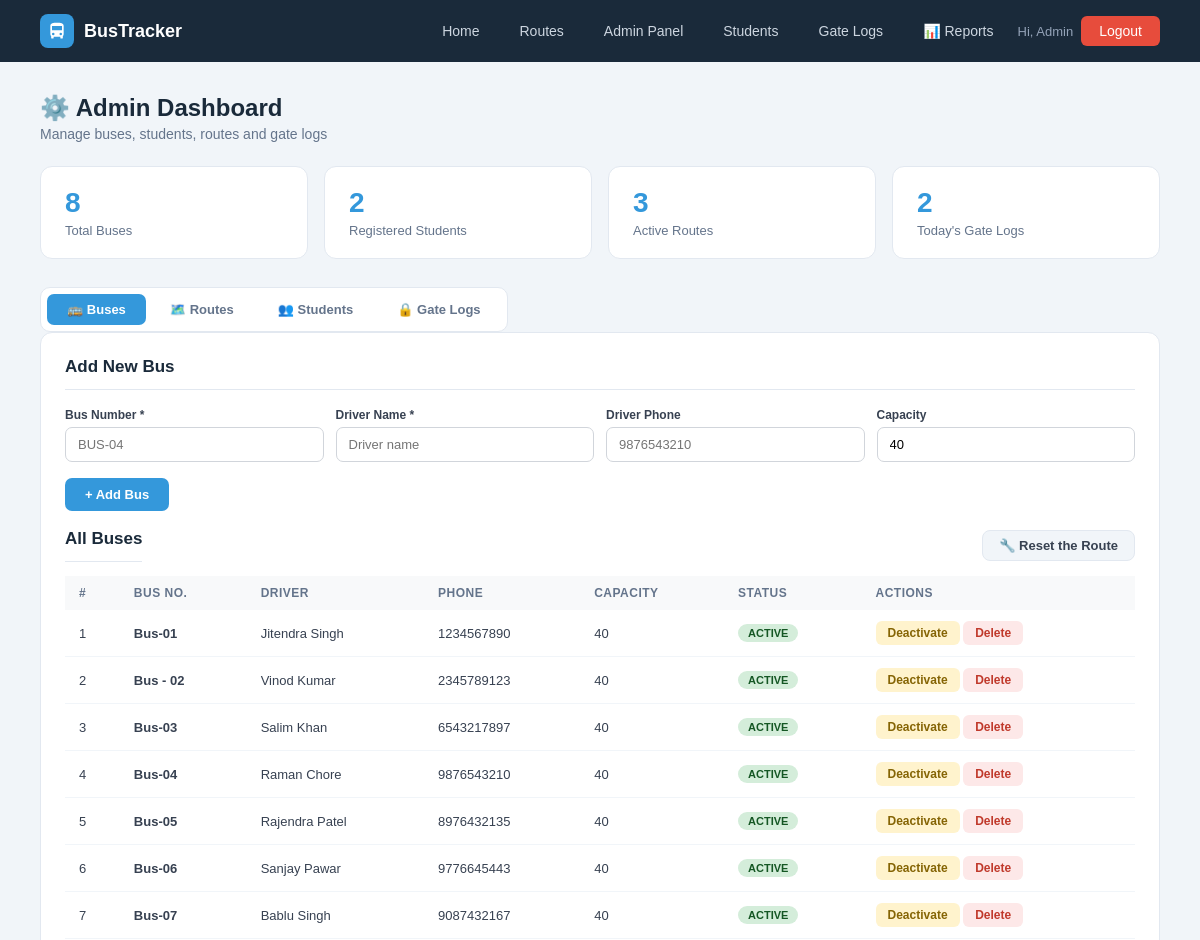
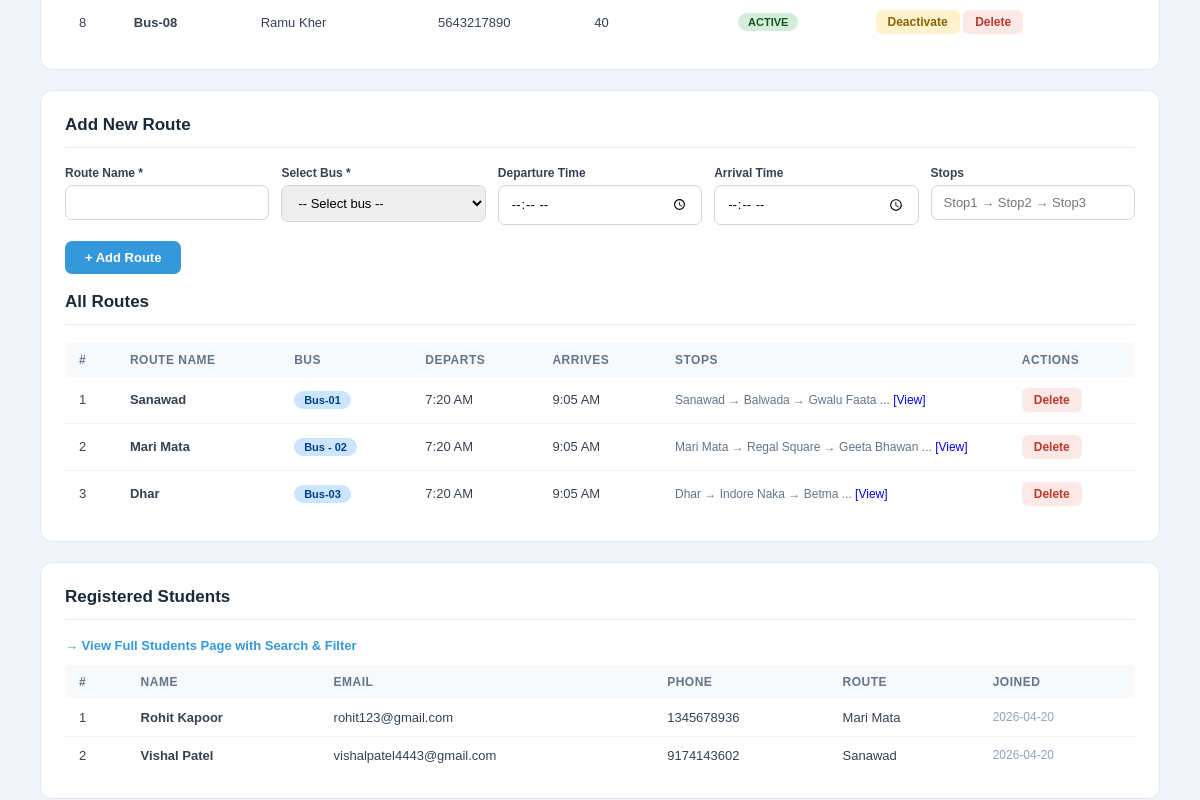
Page /admin (signed in, upper part) on the earlier database version (2 pictures, top to bottom).
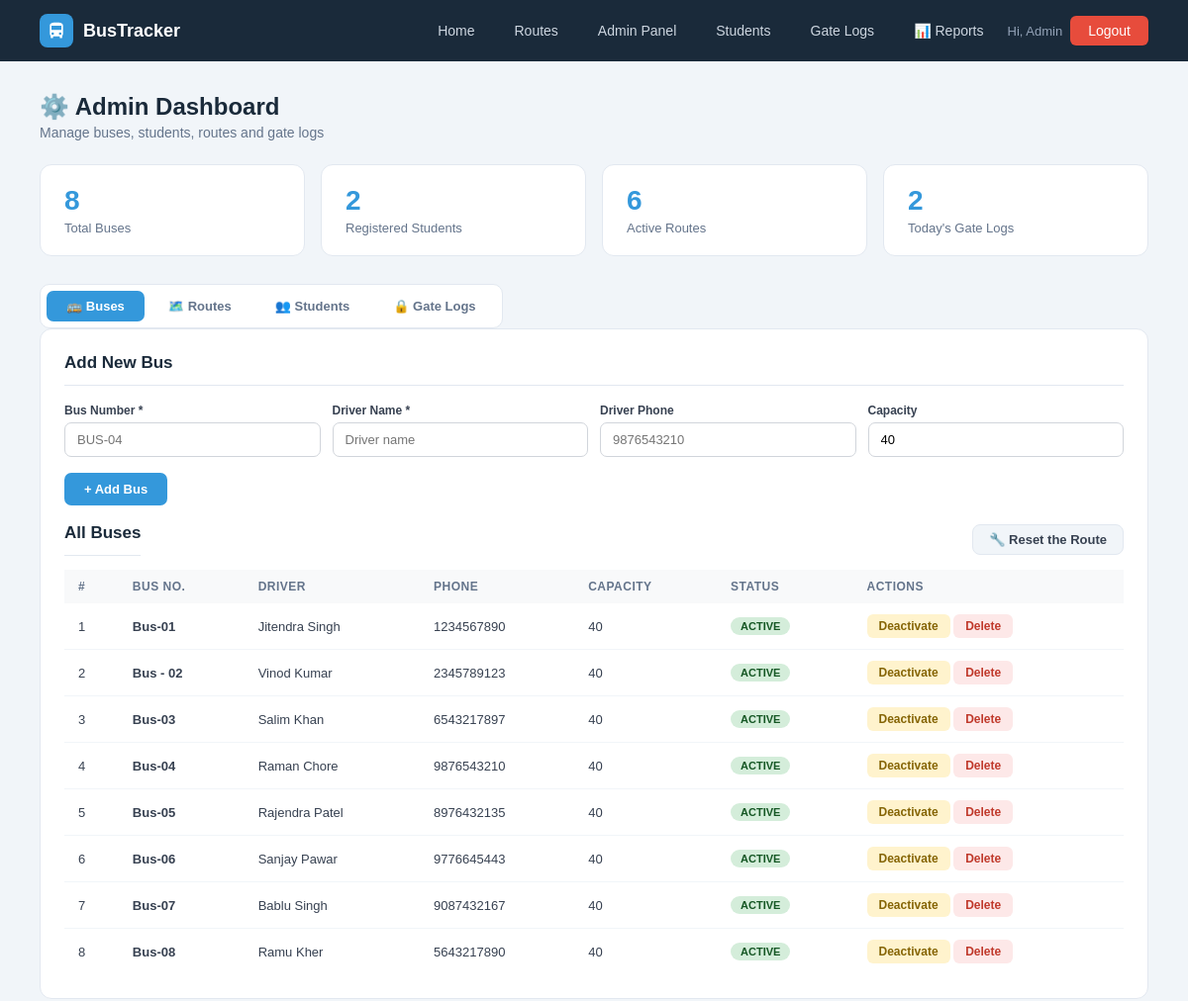
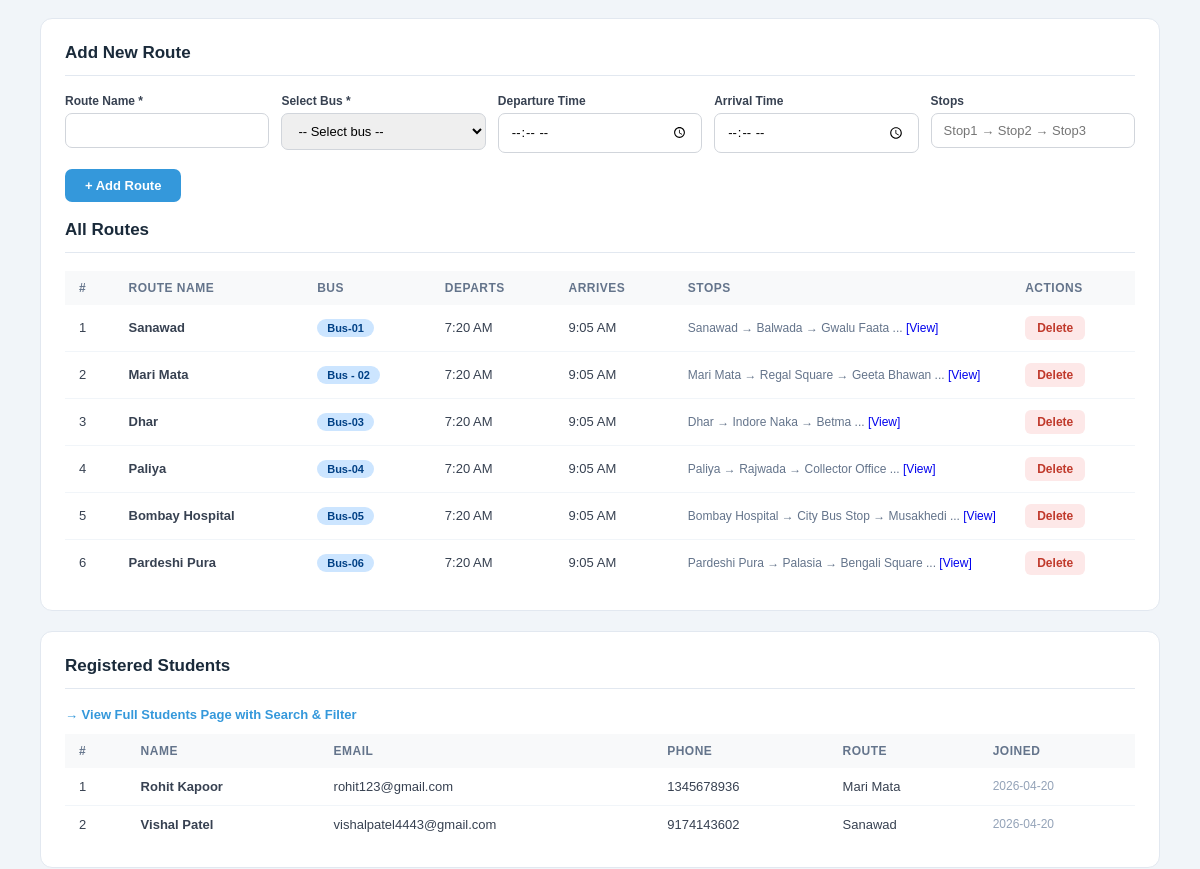
Same page on the later database version (2 pictures, top to bottom).
### tables this page shows
CREATE TABLE buses (
        id INTEGER PRIMARY KEY AUTOINCREMENT,
        bus_number TEXT UNIQUE NOT NULL, driver_name TEXT NOT NULL,
        driver_phone TEXT, capacity INTEGER DEFAULT 40,
        status TEXT DEFAULT 'active',
        current_lat REAL DEFAULT 22.7196, current_lng REAL DEFAULT 75.8577);

CREATE TABLE routes (
        id INTEGER PRIMARY KEY AUTOINCREMENT,
        route_name TEXT NOT NULL, bus_id INTEGER,
        start_point TEXT, end_point TEXT,
        departure_time TEXT, arrival_time TEXT, stops TEXT, original_bus_id INTEGER,
        FOREIGN KEY(bus_id) REFERENCES buses(id));

CREATE TABLE users (
        id INTEGER PRIMARY KEY AUTOINCREMENT,
        name TEXT NOT NULL, email TEXT UNIQUE NOT NULL,
        password TEXT NOT NULL, role TEXT DEFAULT 'student',
        phone TEXT, route_id INTEGER,
        created_at TIMESTAMP DEFAULT CURRENT_TIMESTAMP);

### app.py (the view)
@app.route('/admin')
@admin_required
def admin_dashboard():
    db = get_db()
    buses    = db.execute("SELECT * FROM buses").fetchall()
    students = db.execute('''SELECT u.*,r.route_name FROM users u
                             LEFT JOIN routes r ON u.route_id=r.id
                             WHERE u.role='student' ORDER BY u.created_at DESC''').fetchall()
    routes   = db.execute("SELECT r.*,b.bus_number FROM routes r LEFT JOIN buses b ON r.bus_id=b.id").fetchall()
    logs     = db.execute("SELECT * FROM gate_logs ORDER BY log_time DESC LIMIT 15").fetchall()
    stats = dict(
        total_buses=db.execute("SELECT COUNT(*) FROM buses").fetchone()[0],
        total_students=db.execute("SELECT COUNT(*) FROM users WHERE role='student'").fetchone()[0],
        total_routes=db.execute("SELECT COUNT(*) FROM routes").fetchone()[0],
        today_logs=db.execute("SELECT COUNT(*) FROM gate_logs WHERE DATE(log_time)=DATE('now')").fetchone()[0])
    db.close(); return render_template('admin.html', buses=buses, students=students, routes=routes, logs=logs, stats=stats)

### app.py (called while the page is built, shortened)
def get_db():
    conn = sqlite3.connect(DB)
    conn.row_factory = sqlite3.Row
    return conn

def admin_required(f):
    @wraps(f)
    def dec(*a, **kw):
        if 'admin' not in session:
            flash('Admin access required.', 'error')
            return redirect(url_for('admin_login'))
        return f(*a, **kw)
    return dec

@app.context_processor
def inject_notifications():
    return dict(notifications=[], unread_count=0)

### templates/admin.html (shortened to what the changed rows need)
{% extends "base.html" %}
{% block content %}
<div class="page">
    <div class="page-header">
        <div style="display:flex;gap:12px;align-items:flex-start;flex-wrap:wrap;justify-content:space-between;">
            <div>
                <h1>⚙️ Admin Dashboard</h1>
            </div>
        </div>
    </div>
    <div class="stat-cards">
        <div class="stat-card"><div class="num">{{ stats.total_routes }}</div><div class="lbl">Active Routes</div></div>
    </div>
    <div class="tab-wrap">
        <div class="tab-contents">
            <div class="panel" id="content-buses">
                <h2>Add New Bus</h2>
                <br>
                <div style="display:flex;align-items:center;justify-content:space-between;margin-bottom:14px;">
                    <h2 style="margin:0;">All Buses</h2>
                </div>
                <table>
                    <thead><tr><th>#</th><th>Bus No.</th><th>Driver</th><th>Phone</th><th>Capacity</th><th>Status</th><th>Actions</th></tr></thead>
                    <tbody>
                    {% for b in buses %}
                    <tr>
                        <td>{{ loop.index }}</td>
                        <td><b>{{ b.bus_number }}</b></td>
                        <td>{{ b.driver_name }}</td>
                        <td>{{ b.driver_phone or '—' }}</td>
                        <td>{{ b.capacity }}</td>
                        <td><span class="badge {{ 'badge-green' if b.status=='active' else 'badge-red' }}">{{ b.status.upper() }}</span></td>
                        <td>
                            {% if b.status == 'active' %}
                            <a href="{{ url_for('bus_status', bid=b.id, status='inactive') }}" class="btn-sm btn-warning">Deactivate</a>
                            {% else %}
                            <a href="{{ url_for('bus_status', bid=b.id, status='active') }}" class="btn-sm btn-success">Activate</a>
                            {% endif %}
                            <a href="{{ url_for('delete_bus', bid=b.id) }}" class="btn-sm btn-danger">Delete</a>
                        </td>
                    </tr>
                    {% else %}
                    <tr><td colspan="7" style="text-align:center;color:#94a3b8;padding:24px">No buses found.</td></tr>
                    {% endfor %}
                    </tbody>
                </table>
            </div>
           <div class="panel" id="content-routes">
             <h2>Add New Route</h2>
            <br>
             <h2>All Routes</h2>
             <table>
                <thead>
                    <tr>
                        <th>#</th>
                        <th>Route Name</th>
                        <th>Bus</th>
                        <th>Departs</th>
                        <th>Arrives</th>
                        <th>Stops</th>
                        <th>Actions</th>
                    </tr>
                </thead>
                <tbody>
                    {% for r in routes %}
                    <tr>
                        <td>{{ loop.index }}</td>
                        <td><b>{{ r.route_name }}</b></td>
                        <td><span class="badge badge-blue">{{ r.bus_number or 'N/A' }}</span></td>
                        <td>
                            {% if r.departure_time %}
                                {{ (r.departure_time[:2]|int % 12 or 12) }}:{{ r.departure_time[3:] }}
                                {{ 'AM' if r.departure_time[:2]|int < 12 else 'PM' }}
                            {% else %}
                                 —
                            {% endif %}
                        </td>
                        <td>
                            {% if r.arrival_time %}
                                {{ (r.arrival_time[:2]|int % 12 or 12) }}:{{ r.arrival_time[3:] }}
                                {{ 'AM' if r.arrival_time[:2]|int < 12 else 'PM' }}
                            {% else %}
                               —
                            {% endif %}
                        </td>
                        <td style="max-width:240px;font-size:12px;color:#64748b">
                        {% if r.stops %}
                        {% set stop_list = r.stops.replace(',','→').split('→') %}
                        {{ stop_list[0].strip() }}
                        {% if stop_list|length > 1 %} → {{ stop_list[1].strip() }}{% endif %}
                        {% if stop_list|length > 2 %} → {{ stop_list[2].strip() }}{% endif %}
                        {% if stop_list|length > 3 %}
                            ...
                            <a href="#" onclick="alert(`{{ r.stops }}`)">[View]</a>
                        {% endif %}
                {% else %}
                    —
                {% endif %}
            </td>
            <td>
                <a href="{{ url_for('delete_route', rid=r.id) }}"
                   onclick="return confirm('Are you sure you want to delete this route?')"
                   class="btn-sm btn-danger">
                   Delete
                </a>
            </td>
        </tr>
        {% else %}
        <tr>
            <td colspan="7" style="text-align:center;color:#94a3b8;padding:24px">
                No routes found.
            </td>
        </tr>
        {% endfor %}
        </tbody>
    </table>
</div>
            <div class="panel" id="content-students">
                <h2>Registered Students</h2>
                <table>
                    <thead><tr><th>#</th><th>Name</th><th>Email</th><th>Phone</th><th>Route</th><th>Joined</th></tr></thead>
                    <tbody>
                    {% for s in students[:10] %}
                    <tr>
                        <td>{{ loop.index }}</td>
                        <td><b>{{ s.name }}</b></td>
                        <td>{{ s.email }}</td>
                        <td>{{ s.phone or '—' }}</td>
                        <td>{{ s.route_name or '—' }}</td>
                        <td style="font-size:12px;color:#94a3b8">{{ s.created_at[:10] if s.created_at else '—' }}</td>
                    </tr>
                    {% else %}
                    <tr><td colspan="6" style="text-align:center;color:#94a3b8;padding:24px">No students registered.</td></tr>
                    {% endfor %}
                    </tbody>
                </table>
            </div>
        </div>
    </div>
</div>
{% endblock %}

Differences in the rows shown:
added routes: route_name "Paliya", bus_number "Bus-04", (r.departure_time[:2]|int%12or12) "7", departure_time "20", departure_time "AM", (r.arrival_time[:2]|int%12or12) "9", arrival_time "05", arrival_time "AM", stop_list "Paliya", stop_list "Rajwada", stop_list "Collector Office"
added routes: route_name "Bombay Hospital", bus_number "Bus-05", (r.departure_time[:2]|int%12or12) "7", departure_time "20", departure_time "AM", (r.arrival_time[:2]|int%12or12) "9", arrival_time "05", arrival_time "AM", stop_list "Bombay Hospital", stop_list "City Bus Stop", stop_list "Musakhedi"
added routes: route_name "Pardeshi Pura", bus_number "Bus-06", (r.departure_time[:2]|int%12or12) "7", departure_time "20", departure_time "AM", (r.arrival_time[:2]|int%12or12) "9", arrival_time "05", arrival_time "AM", stop_list "Pardeshi Pura", stop_list "Palasia", stop_list "Bengali Square"
Other differences:
{{ stats.total_routes }}: "3" → "6"
